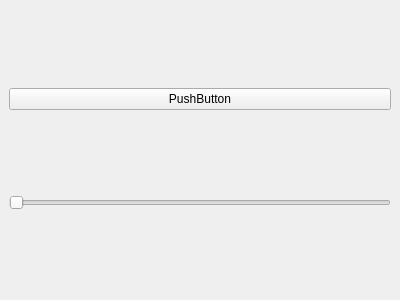
<?xml version="1.0" encoding="UTF-8"?>
<ui version="4.0">
 <class>DockWidget</class>
 <widget class="QDockWidget" name="DockWidget">
  <property name="geometry">
   <rect>
    <x>0</x>
    <y>0</y>
    <width>400</width>
    <height>300</height>
   </rect>
  </property>
  <property name="windowTitle">
   <string>DockWidget</string>
  </property>
  <widget class="QWidget" name="dockWidgetContents">
   <layout class="QVBoxLayout" name="verticalLayout">
    <item>
     <widget class="QPushButton" name="pushButton">
      <property name="text">
       <string>PushButton</string>
      </property>
     </widget>
    </item>
    <item>
     <widget class="QSlider" name="horizontalSlider">
      <property name="orientation">
       <enum>Qt::Horizontal</enum>
      </property>
     </widget>
    </item>
   </layout>
  </widget>
 </widget>
 <resources/>
 <connections/>
</ui>
